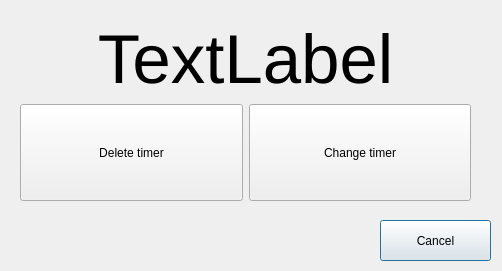
<?xml version="1.0" encoding="UTF-8"?>
<ui version="4.0">
 <class>ManageTimer</class>
 <widget class="QDialog" name="ManageTimer">
  <property name="geometry">
   <rect>
    <x>0</x>
    <y>0</y>
    <width>502</width>
    <height>271</height>
   </rect>
  </property>
  <property name="minimumSize">
   <size>
    <width>502</width>
    <height>271</height>
   </size>
  </property>
  <property name="maximumSize">
   <size>
    <width>502</width>
    <height>271</height>
   </size>
  </property>
  <property name="windowTitle">
   <string>Dialog</string>
  </property>
  <widget class="QPushButton" name="pushButton_3">
   <property name="geometry">
    <rect>
     <x>380</x>
     <y>220</y>
     <width>111</width>
     <height>41</height>
    </rect>
   </property>
   <property name="text">
    <string>Cancel</string>
   </property>
  </widget>
  <widget class="QWidget" name="layoutWidget">
   <property name="geometry">
    <rect>
     <x>20</x>
     <y>20</y>
     <width>451</width>
     <height>181</height>
    </rect>
   </property>
   <layout class="QVBoxLayout" name="verticalLayout">
    <item>
     <widget class="QLabel" name="timerTime">
      <property name="font">
       <font>
        <pointsize>52</pointsize>
       </font>
      </property>
      <property name="text">
       <string>TextLabel</string>
      </property>
      <property name="alignment">
       <set>Qt::AlignCenter</set>
      </property>
     </widget>
    </item>
    <item>
     <layout class="QHBoxLayout" name="horizontalLayout">
      <item>
       <widget class="QPushButton" name="delete_2">
        <property name="sizePolicy">
         <sizepolicy hsizetype="Expanding" vsizetype="Expanding">
          <horstretch>0</horstretch>
          <verstretch>0</verstretch>
         </sizepolicy>
        </property>
        <property name="text">
         <string>Delete timer</string>
        </property>
       </widget>
      </item>
      <item>
       <widget class="QPushButton" name="pushButton_2">
        <property name="sizePolicy">
         <sizepolicy hsizetype="Expanding" vsizetype="Expanding">
          <horstretch>0</horstretch>
          <verstretch>0</verstretch>
         </sizepolicy>
        </property>
        <property name="text">
         <string>Change timer</string>
        </property>
       </widget>
      </item>
     </layout>
    </item>
   </layout>
  </widget>
 </widget>
 <resources/>
 <connections/>
</ui>
